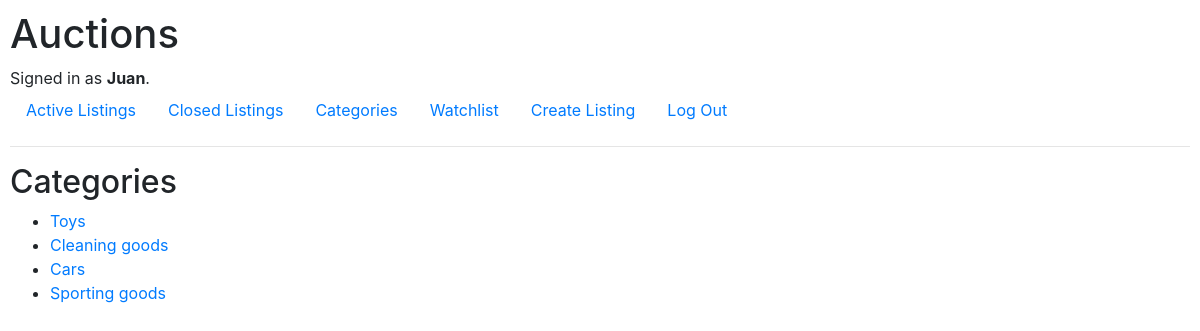
/categories (signed in), run on an earlier commit of the app's database.
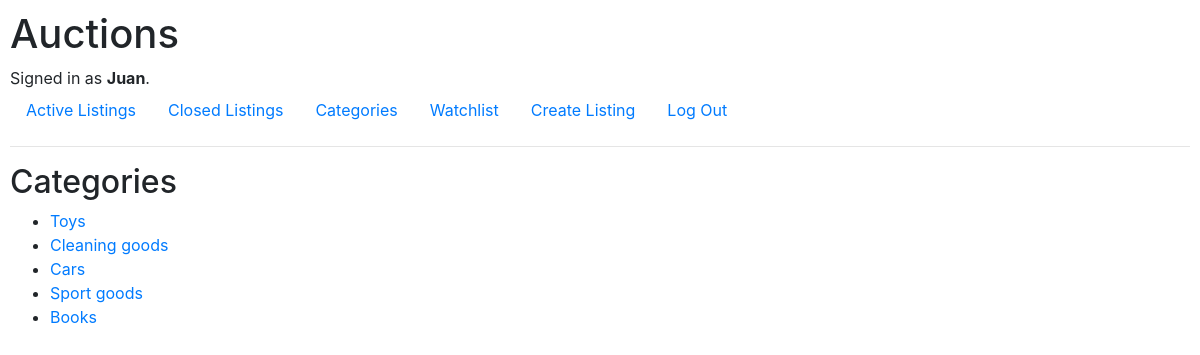
And on a later commit of the database.
### auctions/models.py (models this page shows, shortened)
class Category(models.Model):
    name = models.CharField(max_length=50)
    description = models.CharField(max_length=500)

### auctions/views.py (the view)
# urls.py: path("categories", views.categories, name="categories"),
@login_required
def categories(request):
    return render(request, "auctions/categories.html",
    {
        "categories": Category.objects.all()
    })

### auctions/templates/auctions/categories.html
{% extends "auctions/layout.html" %}
{% block body %}
    <h2>Categories</h2>
    <ul>
        {% for category in categories %}
            <li>
                <a href="{% url 'auctions:category' category.id %}">
                {{ category.name }}
                </a>
            </li>
        {% endfor %}
    </ul>
{% endblock %}

What changed in the data, as far as the page shows it:
changed Category: name "Sporting goods" → "Sport goods"
added Category: name "Books"
